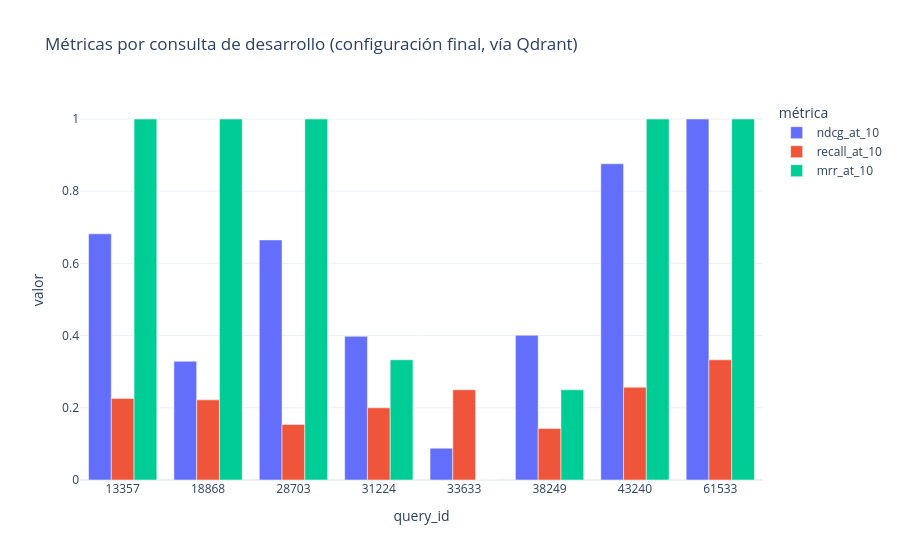

The notebook cell this image was saved under:
### Code cell
import plotly.express as px

long_metrics = per_query.melt(
    id_vars=["query_id", "judged_count", "relevant_count"],
    value_vars=["ndcg_at_10", "recall_at_10", "mrr_at_10"],
    var_name="métrica", value_name="valor",
)
px.bar(
    long_metrics, x="query_id", y="valor", color="métrica", barmode="group",
    title="Métricas por consulta de desarrollo (configuración final, vía Qdrant)",
)

### Figure 1 — Plotly figure (JSON) as saved in the notebook; plotly's stock layout.template omitted (floating-point values rounded to 4 significant figures)
{"data": [{"alignmentgroup": "True", "hovertemplate": "métrica=ndcg_at_10<br>query_id=%{x}<br>valor=%{y}<extra></extra>", "legendgroup": "ndcg_at_10", "marker": {"color": "#636efa", "pattern": {"shape": ""}}, "name": "ndcg_at_10", "offsetgroup": "ndcg_at_10", "orientation": "v", "showlegend": true, "textposition": "auto", "type": "bar", "x": ["13357", "18868", "28703", "31224", "33633", "38249", "43240", "61533"], "xaxis": "x", "y": [0.682, 0.329, 0.665, 0.398, 0.088, 0.401, 0.876, 1.0], "yaxis": "y"}, {"alignmentgroup": "True", "hovertemplate": "métrica=recall_at_10<br>query_id=%{x}<br>valor=%{y}<extra></extra>", "legendgroup": "recall_at_10", "marker": {"color": "#EF553B", "pattern": {"shape": ""}}, "name": "recall_at_10", "offsetgroup": "recall_at_10", "orientation": "v", "showlegend": true, "textposition": "auto", "type": "bar", "x": ["13357", "18868", "28703", "31224", "33633", "38249", "43240", "61533"], "xaxis": "x", "y": [0.226, 0.222, 0.154, 0.2, 0.25, 0.143, 0.257, 0.333], "yaxis": "y"}, {"alignmentgroup": "True", "hovertemplate": "métrica=mrr_at_10<br>query_id=%{x}<br>valor=%{y}<extra></extra>", "legendgroup": "mrr_at_10", "marker": {"color": "#00cc96", "pattern": {"shape": ""}}, "name": "mrr_at_10", "offsetgroup": "mrr_at_10", "orientation": "v", "showlegend": true, "textposition": "auto", "type": "bar", "x": ["13357", "18868", "28703", "31224", "33633", "38249", "43240", "61533"], "xaxis": "x", "y": [1.0, 1.0, 1.0, 0.333, 0.0, 0.25, 1.0, 1.0], "yaxis": "y"}], "layout": {"barmode": "group", "legend": {"title": {"text": "métrica"}, "tracegroupgap": 0}, "title": {"text": "Métricas por consulta de desarrollo (configuración final, vía Qdrant)"}, "xaxis": {"anchor": "y", "domain": [0.0, 1.0], "title": {"text": "query_id"}}, "yaxis": {"anchor": "x", "domain": [0.0, 1.0], "title": {"text": "valor"}}}}
